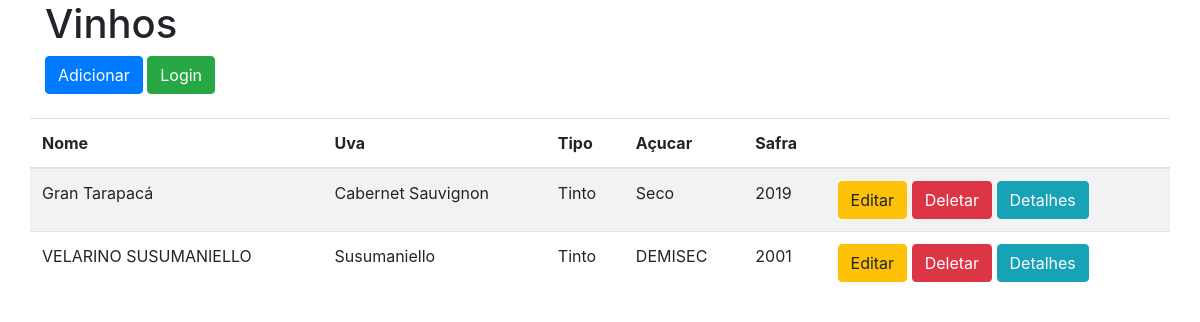
The page / on the database its author committed.
### core/models.py (models this page shows, shortened)
class Vinho(models.Model):
    nome = models.CharField(max_length=128, name='nome')
    uvas = models.CharField(max_length=128, name='uvas')
    tipo = models.CharField(max_length=32, name='tipo')
    acucar = models.CharField(max_length=32, name='acucar')
    safra = models.IntegerField(name='safra')
    nacionalidade = models.CharField(max_length=32, name='nacionalidade')
    vinicola = models.CharField(max_length=32, name='vinicola')
    reserva = models.CharField(max_length=32, name='reserva')
    alcool = models.IntegerField(name='alcool')
    temperatura = models.IntegerField(name='temperatura')
    volume = models.IntegerField(name='volume')
    amadurecimento = models.CharField(max_length=128, name='amadurecimento')
    guarda = models.IntegerField(name='guarda')
    visual = models.CharField(max_length=32, name='visual')
    olfativo = models.TextField(max_length=256, name='olfativo')
    gustativo = models.TextField(max_length=256, name='gustativo')

### core/views.py (the view)
# urls.py: path('', IndexView.as_view(), name='index'),
class IndexView(ListView):
    models = Vinho
    template_name = 'index.html'
    queryset = Vinho.objects.all()
    context_object_name = 'vinhos'

### core/templates/index.html
{% extends 'base.html' %}
{% load bootstrap4 %}
{% block content %}
    <div>
        <h1>Vinhos</h1>
        <a class="btn btn-primary" href="{% url 'add_vinho' %}">Adicionar</a>
        <a class="btn btn-success" href="#">Login</a>
        <br><br>
    </div>
    <div class="row">
        <table class="table table-striped">
            <thead>
                <tr>
                    <th scope="col">Nome</th>
                    <th scope="col">Uva</th>
                    <th scope="col">Tipo</th>
                    <th scope="col">Açucar</th>
                    <th scope="col">Safra</th>
                    <th scope="col"></th>
                </tr>
            </thead>
            <tbody>
                {% for vinho in vinhos %}
                    <tr>
                        <td>{{ vinho.nome }}</td>
                        <td>{{ vinho.uvas }}</td>
                        <td>{{ vinho.tipo }}</td>
                        <td>{{ vinho.acucar }}</td>
                        <td>{{ vinho.safra }}</td>
                        <td>
                            <a class="btn btn-warning" href="{% url 'upd_vinho' vinho.pk %}">Editar</a>
                            <a class="btn btn-danger" href="{% url 'del_vinho' vinho.pk %}">Deletar</a>
                            <a class="btn btn-info" href="{% url 'det_vinho' vinho.pk %}">Detalhes</a>
                        </td>
                    </tr>
                {% endfor %}
            </tbody>
        </table>
    </div>
{% endblock %}

### rows shown on the page
Vinho: nome "Gran Tarapacá", uvas "Cabernet Sauvignon", tipo "Tinto", acucar "Seco", safra "2019"
Vinho: nome "VELARINO SUSUMANIELLO", uvas "Susumaniello", tipo "Tinto", acucar "DEMISEC", safra "2001"
